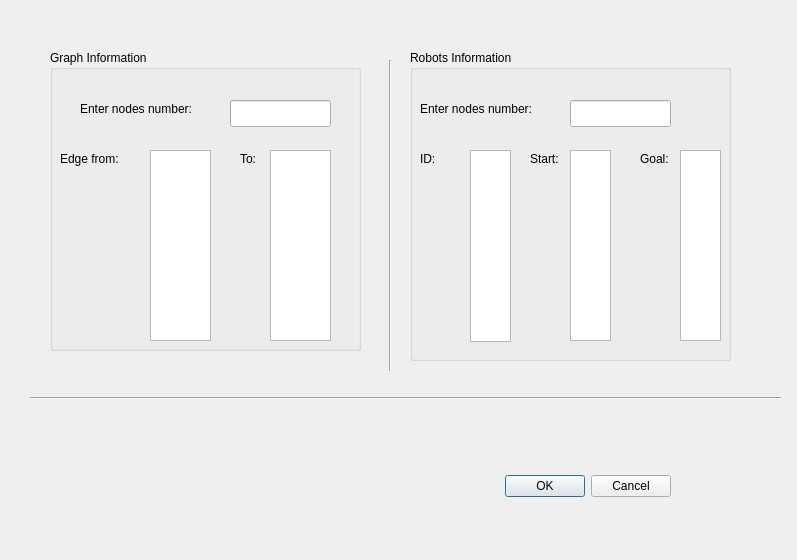
<?xml version="1.0" encoding="UTF-8"?>
<ui version="4.0">
 <class>TestUserInput</class>
 <widget class="QDialog" name="TestUserInput">
  <property name="geometry">
   <rect>
    <x>0</x>
    <y>0</y>
    <width>797</width>
    <height>560</height>
   </rect>
  </property>
  <property name="windowTitle">
   <string>Dialog</string>
  </property>
  <widget class="QDialogButtonBox" name="buttonBox">
   <property name="geometry">
    <rect>
     <x>330</x>
     <y>470</y>
     <width>341</width>
     <height>32</height>
    </rect>
   </property>
   <property name="orientation">
    <enum>Qt::Horizontal</enum>
   </property>
   <property name="standardButtons">
    <set>QDialogButtonBox::Cancel|QDialogButtonBox::Ok</set>
   </property>
  </widget>
  <widget class="QGroupBox" name="groupBox">
   <property name="geometry">
    <rect>
     <x>50</x>
     <y>50</y>
     <width>311</width>
     <height>301</height>
    </rect>
   </property>
   <property name="title">
    <string>Graph Information</string>
   </property>
   <widget class="QTextEdit" name="textEdit">
    <property name="geometry">
     <rect>
      <x>100</x>
      <y>100</y>
      <width>61</width>
      <height>191</height>
     </rect>
    </property>
   </widget>
   <widget class="QTextEdit" name="textEdit_2">
    <property name="geometry">
     <rect>
      <x>220</x>
      <y>100</y>
      <width>61</width>
      <height>191</height>
     </rect>
    </property>
   </widget>
   <widget class="QLabel" name="label">
    <property name="geometry">
     <rect>
      <x>10</x>
      <y>100</y>
      <width>81</width>
      <height>17</height>
     </rect>
    </property>
    <property name="text">
     <string>Edge from:</string>
    </property>
   </widget>
   <widget class="QLabel" name="label_2">
    <property name="geometry">
     <rect>
      <x>190</x>
      <y>100</y>
      <width>31</width>
      <height>17</height>
     </rect>
    </property>
    <property name="text">
     <string>To:</string>
    </property>
   </widget>
   <widget class="QLabel" name="label_3">
    <property name="geometry">
     <rect>
      <x>30</x>
      <y>50</y>
      <width>161</width>
      <height>17</height>
     </rect>
    </property>
    <property name="text">
     <string>Enter nodes number:</string>
    </property>
   </widget>
   <widget class="QLineEdit" name="lineEdit">
    <property name="geometry">
     <rect>
      <x>180</x>
      <y>50</y>
      <width>101</width>
      <height>27</height>
     </rect>
    </property>
   </widget>
  </widget>
  <widget class="Line" name="line">
   <property name="geometry">
    <rect>
     <x>30</x>
     <y>390</y>
     <width>751</width>
     <height>16</height>
    </rect>
   </property>
   <property name="orientation">
    <enum>Qt::Horizontal</enum>
   </property>
  </widget>
  <widget class="Line" name="line_2">
   <property name="geometry">
    <rect>
     <x>380</x>
     <y>60</y>
     <width>20</width>
     <height>311</height>
    </rect>
   </property>
   <property name="orientation">
    <enum>Qt::Vertical</enum>
   </property>
  </widget>
  <widget class="QGroupBox" name="groupBox_2">
   <property name="geometry">
    <rect>
     <x>410</x>
     <y>50</y>
     <width>321</width>
     <height>311</height>
    </rect>
   </property>
   <property name="title">
    <string>Robots Information</string>
   </property>
   <widget class="QLabel" name="label_4">
    <property name="geometry">
     <rect>
      <x>10</x>
      <y>50</y>
      <width>161</width>
      <height>17</height>
     </rect>
    </property>
    <property name="text">
     <string>Enter nodes number:</string>
    </property>
   </widget>
   <widget class="QLineEdit" name="lineEdit_2">
    <property name="geometry">
     <rect>
      <x>160</x>
      <y>50</y>
      <width>101</width>
      <height>27</height>
     </rect>
    </property>
    <property name="text">
     <string/>
    </property>
   </widget>
   <widget class="QTextBrowser" name="textBrowser">
    <property name="geometry">
     <rect>
      <x>60</x>
      <y>100</y>
      <width>41</width>
      <height>192</height>
     </rect>
    </property>
   </widget>
   <widget class="QLabel" name="label_5">
    <property name="geometry">
     <rect>
      <x>10</x>
      <y>100</y>
      <width>31</width>
      <height>17</height>
     </rect>
    </property>
    <property name="text">
     <string>ID:</string>
    </property>
   </widget>
   <widget class="QLabel" name="label_6">
    <property name="geometry">
     <rect>
      <x>120</x>
      <y>100</y>
      <width>31</width>
      <height>17</height>
     </rect>
    </property>
    <property name="text">
     <string>Start:</string>
    </property>
   </widget>
   <widget class="QTextEdit" name="textEdit_3">
    <property name="geometry">
     <rect>
      <x>160</x>
      <y>100</y>
      <width>41</width>
      <height>191</height>
     </rect>
    </property>
   </widget>
   <widget class="QLabel" name="label_7">
    <property name="geometry">
     <rect>
      <x>230</x>
      <y>100</y>
      <width>41</width>
      <height>17</height>
     </rect>
    </property>
    <property name="text">
     <string>Goal:</string>
    </property>
   </widget>
   <widget class="QTextEdit" name="textEdit_4">
    <property name="geometry">
     <rect>
      <x>270</x>
      <y>100</y>
      <width>41</width>
      <height>191</height>
     </rect>
    </property>
   </widget>
  </widget>
 </widget>
 <resources/>
 <connections>
  <connection>
   <sender>buttonBox</sender>
   <signal>accepted()</signal>
   <receiver>TestUserInput</receiver>
   <slot>accept()</slot>
   <hints>
    <hint type="sourcelabel">
     <x>248</x>
     <y>254</y>
    </hint>
    <hint type="destinationlabel">
     <x>157</x>
     <y>274</y>
    </hint>
   </hints>
  </connection>
  <connection>
   <sender>buttonBox</sender>
   <signal>rejected()</signal>
   <receiver>TestUserInput</receiver>
   <slot>reject()</slot>
   <hints>
    <hint type="sourcelabel">
     <x>316</x>
     <y>260</y>
    </hint>
    <hint type="destinationlabel">
     <x>286</x>
     <y>274</y>
    </hint>
   </hints>
  </connection>
 </connections>
</ui>
